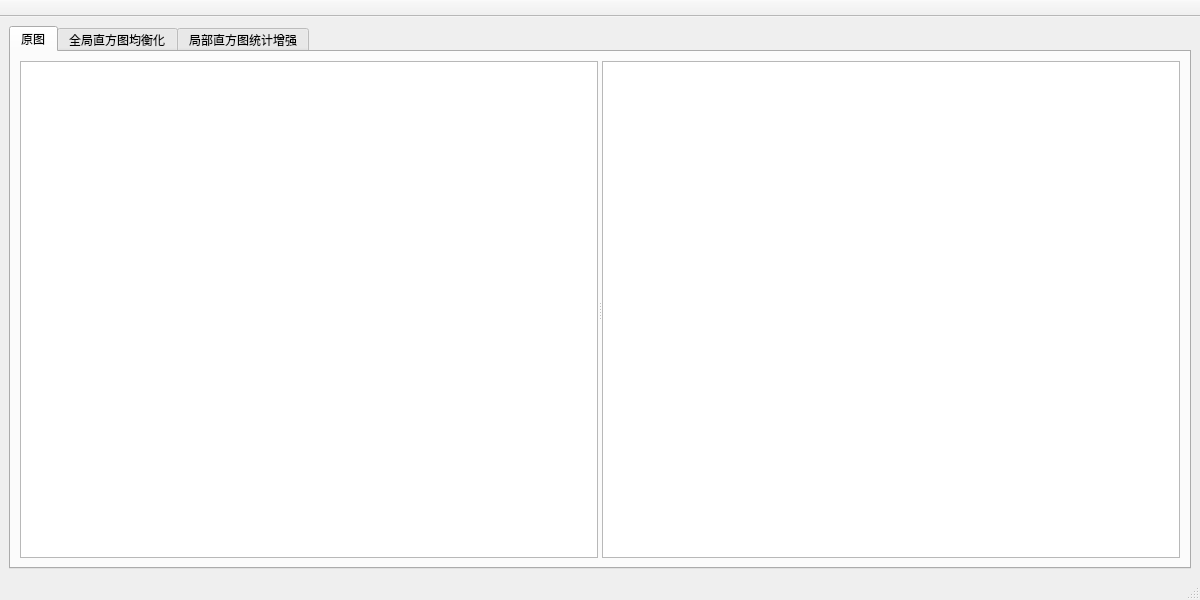
<?xml version="1.0" encoding="UTF-8"?>
<ui version="4.0">
 <class>MainWindow</class>
 <widget class="QMainWindow" name="MainWindow">
  <property name="geometry">
   <rect>
    <x>0</x>
    <y>0</y>
    <width>1200</width>
    <height>600</height>
   </rect>
  </property>
  <property name="acceptDrops">
   <bool>true</bool>
  </property>
  <property name="windowTitle">
   <string>数字图像处理 - 作业</string>
  </property>
  <widget class="QWidget" name="centralwidget">
   <layout class="QHBoxLayout" name="horizontalLayout">
    <item>
     <widget class="QTabWidget" name="tabWidget">
      <property name="currentIndex">
       <number>0</number>
      </property>
      <widget class="QWidget" name="originTab">
       <attribute name="title">
        <string>原图</string>
       </attribute>
       <layout class="QHBoxLayout" name="horizontalLayout_2">
        <item>
         <widget class="QSplitter" name="splitter_1">
          <property name="orientation">
           <enum>Qt::Horizontal</enum>
          </property>
          <widget class="QGraphicsView" name="originView">
           <property name="contextMenuPolicy">
            <enum>Qt::ActionsContextMenu</enum>
           </property>
           <property name="transformationAnchor">
            <enum>QGraphicsView::AnchorUnderMouse</enum>
           </property>
           <property name="viewportUpdateMode">
            <enum>QGraphicsView::BoundingRectViewportUpdate</enum>
           </property>
          </widget>
          <widget class="QtCharts::QChartView" name="originHistView">
           <property name="contextMenuPolicy">
            <enum>Qt::ActionsContextMenu</enum>
           </property>
          </widget>
         </widget>
        </item>
       </layout>
      </widget>
      <widget class="QWidget" name="globalEnhTab">
       <attribute name="title">
        <string>全局直方图均衡化</string>
       </attribute>
       <layout class="QHBoxLayout" name="horizontalLayout_3">
        <item>
         <widget class="QSplitter" name="splitter_2">
          <property name="orientation">
           <enum>Qt::Horizontal</enum>
          </property>
          <widget class="QGraphicsView" name="globalEnhView">
           <property name="contextMenuPolicy">
            <enum>Qt::ActionsContextMenu</enum>
           </property>
           <property name="transformationAnchor">
            <enum>QGraphicsView::AnchorUnderMouse</enum>
           </property>
           <property name="viewportUpdateMode">
            <enum>QGraphicsView::BoundingRectViewportUpdate</enum>
           </property>
          </widget>
          <widget class="QtCharts::QChartView" name="globalEnhHistView">
           <property name="contextMenuPolicy">
            <enum>Qt::ActionsContextMenu</enum>
           </property>
          </widget>
         </widget>
        </item>
       </layout>
      </widget>
      <widget class="QWidget" name="localEnhTab">
       <attribute name="title">
        <string>局部直方图统计增强</string>
       </attribute>
       <layout class="QVBoxLayout" name="verticalLayout">
        <item>
         <widget class="QSplitter" name="splitter_3">
          <property name="orientation">
           <enum>Qt::Horizontal</enum>
          </property>
          <widget class="QGraphicsView" name="localEnhView">
           <property name="contextMenuPolicy">
            <enum>Qt::ActionsContextMenu</enum>
           </property>
           <property name="transformationAnchor">
            <enum>QGraphicsView::AnchorUnderMouse</enum>
           </property>
           <property name="viewportUpdateMode">
            <enum>QGraphicsView::BoundingRectViewportUpdate</enum>
           </property>
          </widget>
          <widget class="QtCharts::QChartView" name="localEnhHistView">
           <property name="contextMenuPolicy">
            <enum>Qt::ActionsContextMenu</enum>
           </property>
          </widget>
         </widget>
        </item>
       </layout>
      </widget>
     </widget>
    </item>
   </layout>
  </widget>
  <widget class="QStatusBar" name="statusbar"/>
  <widget class="QToolBar" name="toolBar">
   <property name="windowTitle">
    <string>toolBar</string>
   </property>
   <property name="styleSheet">
    <string notr="true">QToolButton::menu-indicator { image: none; }</string>
   </property>
   <property name="movable">
    <bool>false</bool>
   </property>
   <property name="toolButtonStyle">
    <enum>Qt::ToolButtonFollowStyle</enum>
   </property>
   <attribute name="toolBarArea">
    <enum>TopToolBarArea</enum>
   </attribute>
   <attribute name="toolBarBreak">
    <bool>false</bool>
   </attribute>
  </widget>
 </widget>
 <customwidgets>
  <customwidget>
   <class>QtCharts::QChartView</class>
   <extends>QGraphicsView</extends>
   <header>QtCharts/QChartView</header>
  </customwidget>
 </customwidgets>
 <resources/>
 <connections/>
</ui>
